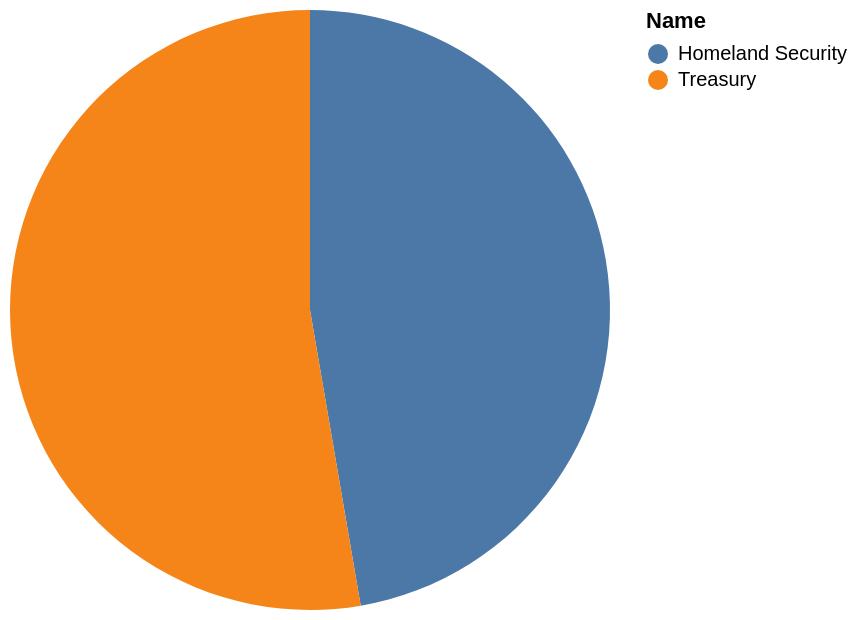

Describe this chart as a Vega-Lite specification.
### Vega-Lite specification from a JSON file in a GitHub repository (floating-point values rounded to 4 significant figures)
{"data": {"values": [{"x_data": "Homeland Security", "y_data": 208000}, {"x_data": "Treasury", "y_data": 231794}]}, "mark": "arc", "encoding": {"theta": {"field": "y_data", "type": "quantitative", "title": "SUM(Num_Employees)"}, "color": {"field": "x_data", "type": "nominal", "title": "Name"}}}
